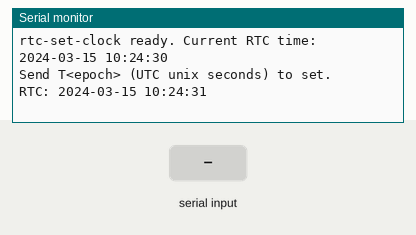
Recording of a sketch running on a simulated ESP32. On the bench: the last lines printed to the serial monitor. The test bench sets the inputs (shaded band). The local clock reads 2024-03-15 10:24:30 at power-on unless the sketch sets it.

Above: at 1.2 s.
1.3 s: "T90\n" received over Serial
At 1.9 s:
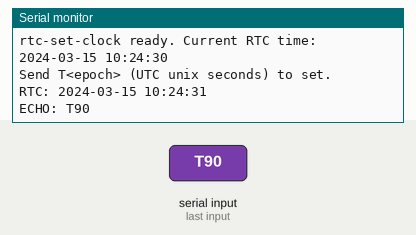
2.8 s: "T\n" received over Serial
At 2.96 s:
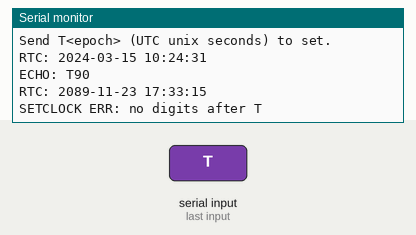
Timing chart, 0 to 5.8 s (numbered marks = the images above; inputs shaded):
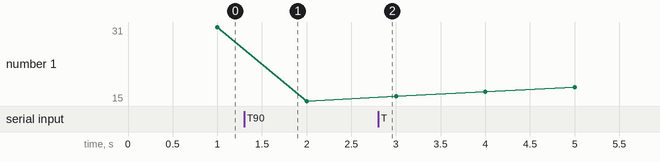

The sketch:

rtc-set-clock.ino
```cpp
/*
 * rtc-set-clock.ino — one-off bench sketch to set the DS3231 RTC.
 *
 * NOT part of the deployed system. Flash this to the pond board, run
 * tools/pond-set-clock.sh, verify the printed time, then flash the real
 * receiver-pond firmware back. The RTC is battery-backed, so the time
 * survives the reflash — this is the intended workflow:
 *
 *   1. make node=rtc-set-clock flash
 *   2. ./tools/pond-set-clock.sh [port]
 *   3. make node=receiver-pond flash
 *
 * Listens for "T<epoch>" (UTC unix seconds) and writes it to the RTC,
 * then prints the resulting date/time once per second so you can watch
 * it tick and confirm correctness before reflashing.
 */

#include <RTClib.h>
#include <Wire.h>

static RTC_DS3231 rtc;

void setup() {
  Serial.begin(115200);
  // Wait up to 8s for a serial host — this sketch is useless headless,
  // but don't hang forever in case someone flashes it by accident.
  unsigned long start = millis();
  while (!Serial && millis() - start < 8000)
    ;

  Wire.begin();
  if (!rtc.begin()) {
    Serial.println("ERROR: RTC not found on I2C");
    while (true)
      delay(1000);
  }

  DateTime now = rtc.now();
  Serial.printf("rtc-set-clock ready. Current RTC time: %04u-%02u-%02u %02u:%02u:%02u\n",
                (unsigned)now.year(), (unsigned)now.month(),
                (unsigned)now.day(), (unsigned)now.hour(),
                (unsigned)now.minute(), (unsigned)now.second());
  Serial.println("Send T<epoch> (UTC unix seconds) to set.");
}

static void handleSetClock() {
  String num;
  unsigned long start = millis();
  while ((millis() - start) < 3000) {
    if (!Serial.available()) {
      delay(1);
      continue;
    }
    char d = Serial.read();
    if (d == '\n' || d == '\r')
      break;
    if (isDigit(d))
      num += d;
  }
  if (num.length() == 0) {
    Serial.println("SETCLOCK ERR: no digits after T");
    return;
  }
  uint32_t epoch = (uint32_t)num.toInt();
  rtc.adjust(DateTime(epoch));
  Serial.printf("ECHO: T%lu\n", (unsigned long)epoch);
}

void loop() {
  if (Serial.available() > 0) {
    char peeked = (char)Serial.peek();
    if (peeked == 'T' || peeked == 't') {
      Serial.read(); // consume the T
      handleSetClock();
    } else {
      Serial.read(); // drain stray chars
    }
  }

  static unsigned long lastTick = 0;
  if (millis() - lastTick >= 1000) {
    lastTick = millis();
    DateTime now = rtc.now();
    Serial.printf("RTC: %04u-%02u-%02u %02u:%02u:%02u\n",
                  (unsigned)now.year(), (unsigned)now.month(),
                  (unsigned)now.day(), (unsigned)now.hour(),
                  (unsigned)now.minute(), (unsigned)now.second());
  }
}
```

Measured:
- after the input at 1.3 s, the serial monitor: prints a new line at once (image 1)
- after the input at 2.8 s, the serial monitor: prints a new line at once (image 2)
- plotted number 1: 31 → 15 after the input at 1.3 s
